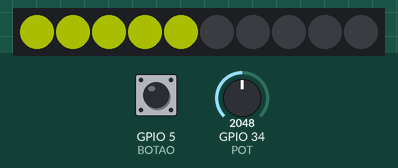
Simulated run of this sketch. Board: ESP32. On the bench: 10 RGB LEDs in strip order, left to right. The test bench sets the inputs (shaded band); at power-on: GPIO 34 (POT) = 2048, GPIO 5 (BOTAO) HIGH. Dim RGB values are drawn brighter than linear; WiFi joins after 1.5 s; servers stay silent unless stated; what the sketch prints to the serial monitor is not drawn.

Above: at 2.7 s.
2.8 s: GPIO 34 (POT) set to 2866
At 3.4 s:
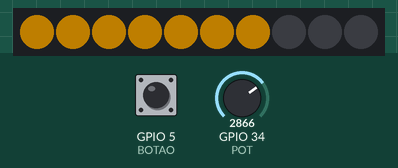
4.3 s: GPIO 34 (POT) set to 3603
At 5.5 s:
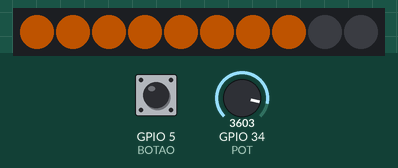
5.8 s: GPIO 34 (POT) set to 4095
At 6.8 s:
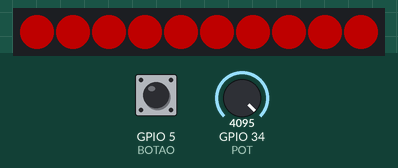
7.3 s: GPIO 34 (POT) set to 1228
At 8.0 s:
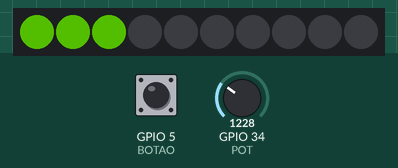
Timing chart, 0 to 10.3 s (numbered marks = the images above; inputs shaded):
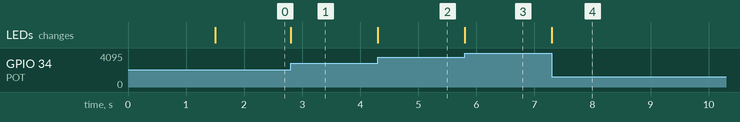

Measured:
- after the input at 2.8 s, the LEDs: change at once (image 1)
- after the input at 4.3 s, the LEDs: change at once (image 2)
- after the input at 5.8 s, the LEDs: change at once (image 3)
- after the input at 7.3 s, the LEDs: change at once (image 4)

The sketch:

codigo.ino
```cpp
#include <WiFi.h>
#include <HTTPClient.h>
#include <Adafruit_NeoPixel.h>

// ─── CONFIG ─────────────────────────────────────
const char* ssid     = "Desktop_F8A94029"; // REDE
const char* password = "9895004130331967"; // SENHA
const char* serverUrl = "http://192.168.1.11:5000/update"; //SEU IP

#define BOTAO   5
#define POT     34
#define LED_PIN 6

#define NUM_LEDS 10
#define GRUPO 1

Adafruit_NeoPixel fita(NUM_LEDS, LED_PIN, NEO_GRB + NEO_KHZ800);

// ─── CONTROLE ───────────────────────────────────
unsigned long lastDebounceTime = 0;
unsigned long debounceDelay = 50;

unsigned long lastSendTime = 0;
unsigned long sendCooldown = 3000; // 3s entre envios

bool lastButtonState = HIGH;
bool buttonState;

// ─── CORES ─────────────────────────────────────
uint32_t corPorNivel(int nivel) {
  float t = (float)(nivel - 1) / (NUM_LEDS - 1);

  uint8_t r, g;

  if (t <= 0.5f) {
    r = t * 2.0f * 255;
    g = 255;
  } else {
    r = 255;
    g = (1.0f - (t - 0.5f) * 2.0f) * 255;
  }

  return fita.Color(r, g, 0);
}

void atualizarFita(int nivel) {
  fita.clear();

  for (int i = 0; i < nivel; i++) {
    fita.setPixelColor(i, corPorNivel(nivel));
  }

  fita.show();
}

// ─── WIFI ──────────────────────────────────────
void garantirWiFi() {
  if (WiFi.status() == WL_CONNECTED) return;

  Serial.println("Reconectando WiFi...");
  WiFi.disconnect();
  WiFi.begin(ssid, password);

  int tentativas = 0;
  while (WiFi.status() != WL_CONNECTED && tentativas < 10) {
    delay(500);
    Serial.print(".");
    tentativas++;
  }

  if (WiFi.status() == WL_CONNECTED) {
    Serial.println("\nWiFi reconectado!");
  } else {
    Serial.println("\nFalha ao reconectar WiFi");
  }
}

// ─── HTTP COM RETRY ────────────────────────────
void enviarDados(int nivel) {
  garantirWiFi();

  if (WiFi.status() != WL_CONNECTED) return;

  HTTPClient http;
  String url = String(serverUrl) + "?grupo=" + GRUPO + "&nivel=" + nivel + "&urgente=1";

  for (int i = 0; i < 3; i++) {
    http.begin(url);
    int code = http.GET();

    if (code > 0) {
      Serial.print("HTTP OK: ");
      Serial.println(code);
      http.end();
      return;
    }

    Serial.println("Erro HTTP, tentando novamente...");
    http.end();
    delay(500);
  }

  Serial.println("Falha após 3 tentativas.");
}

// ─── SETUP ─────────────────────────────────────
void setup() {
  Serial.begin(115200);

  pinMode(BOTAO, INPUT_PULLUP);
  pinMode(POT, INPUT);

  fita.begin();
  fita.setBrightness(80);
  fita.show();

  WiFi.begin(ssid, password);

  Serial.print("Conectando WiFi");
  while (WiFi.status() != WL_CONNECTED) {
    delay(500);
    Serial.print(".");
  }

  Serial.println("\nConectado!");
}

// ─── LOOP ──────────────────────────────────────
void loop() {
  // leitura contínua do nível
  int valorPot = analogRead(POT);
  int nivel = map(valorPot, 0, 4095, 1, NUM_LEDS);
  atualizarFita(nivel);

  // leitura botão com debounce
  int reading = digitalRead(BOTAO);

  if (reading != lastButtonState) {
    lastDebounceTime = millis();
  }

  if ((millis() - lastDebounceTime) > debounceDelay) {
    if (reading != buttonState) {
      buttonState = reading;

      if (buttonState == LOW) {
        if (millis() - lastSendTime > sendCooldown) {
          Serial.println("ENVIANDO...");
          enviarDados(nivel);
          lastSendTime = millis();
        } else {
          Serial.println("Cooldown ativo...");
        }
      }
    }
  }

  lastButtonState = reading;
}
```
